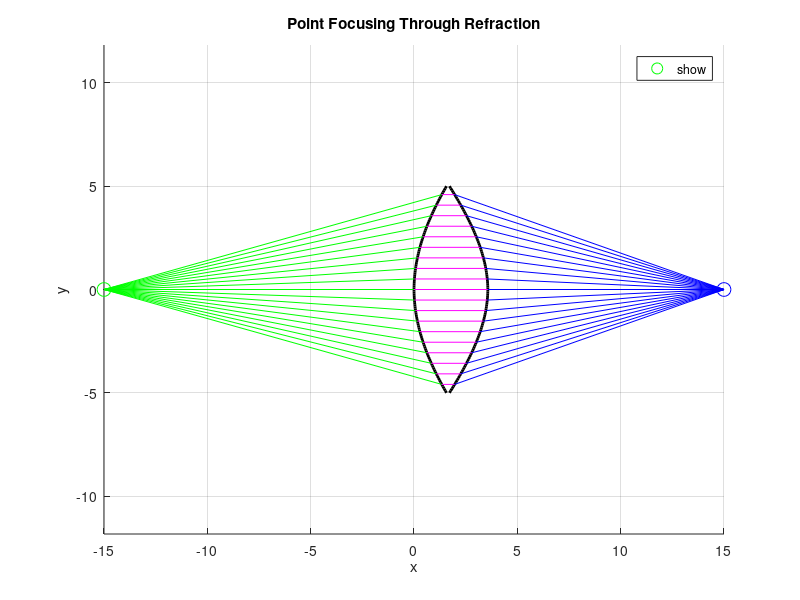

This figure's MATLAB source:
clc; clear; close all; %清除一切

%%  參數設定
x1 = -15;  y1 = 0;     % 光源點 
x2 = 15;   y2 = 0;     % 聚焦點 
n1 = 1.0;              % 空氣折射率
n2 = 1.5;              % 透鏡折射率

%%  透鏡設定
h = linspace(0, 5, 50);  % 透鏡高度，取樣點為50

% 建立透鏡曲面 x 座標的陣列，準備依照折射條件逐步填入形狀。
left = nan(size(h));    % 左曲面 (由空氣射入)
right = nan(size(h));   % 右曲面 (由透鏡射出)

%%   Monte-Carlo 設計透鏡表面
%根據Snell's law 反推透鏡入射與出射曲面

% 計算左側透鏡表面(光線從空氣進入透鏡)

for i = 1:length(h)        % 針對每一條高度為h(i)的光線
    y = h(i); 

    % 計算光源點到暫定折射點(x=0,y) 的入射角 θ_in
    theta_in = atan2(y - y1, 0 - x1); 

    % 利用Monte-Carlo隨機產生 N 個可能的法線角度 alpha (與 y 軸夾角)
    N = 10000;  
    alpha_samples = pi * (rand(1, N) - 0.5); 

    % 對每個 alpha 代入 Snell's Law，計算是否滿足折射條件
    snell_vals = n1 * sin(theta_in - alpha_samples) - n2 * sin(-alpha_samples);

    % 找出誤差最小的 alpha，即最接近滿足 Snell's Law 的法線方向
    [~, idx] = min(abs(snell_vals));
    alpha = alpha_samples(idx);

    % 將法線角度轉換為曲面切線角度（法線逆時針旋轉 90 度）
    tangent_angle = alpha - pi/2;       % 切線與 x 軸的角度
    slope = tan(tangent_angle);         % 計算該處透鏡表面的切線斜率

    % 根據斜率對高度積分，計算對應的 x 座標位置
    if i == 1
        left(i) = 0;           % 設定初始點在原點 x = 0
    else
        dy = h(i) - h(i-1);              % 相鄰兩點的 y 差距
        dx = dy / slope;                 % 由斜率計算對應的 x 增量
        left(i) = left(i-1) + dx;   % 累積求得 x 座標
    end
end

% 計算右側透鏡表面(光線從透鏡射出回到空氣)

for i = 1:length(h)
    y = h(i); 

    % 設定右側初始點為左側末點往右偏移一小段距離（確保透鏡有厚度）
    if i == 1
        right(i) = left(end) + 2;
    else
        right(i) = right(i-1);  % 從前一點延伸
    end

    % 計算從當前折射點 (x, y) 指向聚焦點的出射方向角度 θ_out
    theta_out = atan2(y2 - y, x2 - right(i));

    N = 10000;
    alpha_samples = (-pi/2) + pi * (0:N-1)/N;   % 改用等距分佈
    snell_vals = n2 * sin(-alpha_samples) - n1 * sin(theta_out - alpha_samples);
    [~, idx] = min(abs(snell_vals));
    alpha = alpha_samples(idx);

    % 將法線角度轉為切線角度並計算斜率
    tangent_angle = alpha - pi/2;
    slope = tan(tangent_angle);

    % 根據斜率積分出右側透鏡表面對應的 x 座標
    if i == 1
        right(i) = right(i);  % 起始點不變
    else
        dy = h(i) - h(i-1);
        dx = dy / slope;
        right(i) = right(i-1) + dx;
    end
end

%% 繪圖 

figure(1); hold on; axis equal; grid on;
xlabel('x'); ylabel('y');
title('Point Focusing Through Refraction');

% 畫出透鏡
plot(left, h, 'k', 'LineWidth', 2, 'HandleVisibility','off');
plot(right, h, 'k', 'LineWidth', 2, 'HandleVisibility','off');
plot(left, -h, 'k', 'LineWidth', 2, 'HandleVisibility','off');
plot(right, -h, 'k', 'LineWidth', 2, 'HandleVisibility','off');

% 畫出光源與聚焦點
plot(x1, y1, 'go', 'MarkerSize', 10, 'DisplayName', '點光源');
plot(x2, y2, 'bo', 'MarkerSize', 10, 'DisplayName', '聚焦點');

% 畫出光線（上半部）
first = true; % 讓第一條加入圖例
for i = 1:5:length(h)
    y = h(i);
    x_lens_L = left(i);
    x_lens_R = right(i);

    if first
        plot([x1, x_lens_L], [y1, y], 'g', 'DisplayName', '入射光線');
        plot([x_lens_L, x_lens_R], [y, y], 'm', 'DisplayName', '透鏡內平行光線');
        plot([x_lens_R, x2], [y, y2], 'b', 'DisplayName', '折射聚焦光線');
        legend('show', 'AutoUpdate','off');  % 鎖定圖例內容
        first = false;
    else
        plot([x1, x_lens_L], [y1, y], 'g', 'HandleVisibility','off');
        plot([x_lens_L, x_lens_R], [y, y], 'm', 'HandleVisibility','off');
        plot([x_lens_R, x2], [y, y2], 'b', 'HandleVisibility','off');
    end
end

% 畫出光線（下半部）
for i = 1:5:length(h)
    y = -h(i);
    x_lens_L = left(i);
    x_lens_R = right(i);
    plot([x1, x_lens_L], [y1, y], 'g', 'HandleVisibility','off');
    plot([x_lens_L, x_lens_R], [y, y], 'm', 'HandleVisibility','off');
    plot([x_lens_R, x2], [y, y2], 'b', 'HandleVisibility','off');
end

hold off;
